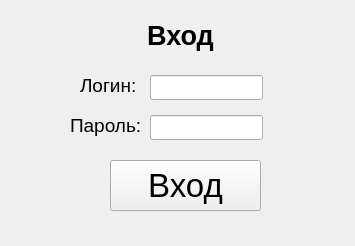
<?xml version="1.0" encoding="UTF-8"?>
<ui version="4.0">
 <class>Form</class>
 <widget class="QWidget" name="Form">
  <property name="geometry">
   <rect>
    <x>0</x>
    <y>0</y>
    <width>355</width>
    <height>246</height>
   </rect>
  </property>
  <property name="windowTitle">
   <string>Form</string>
  </property>
  <widget class="QLabel" name="label">
   <property name="geometry">
    <rect>
     <x>10</x>
     <y>20</y>
     <width>341</width>
     <height>31</height>
    </rect>
   </property>
   <property name="sizePolicy">
    <sizepolicy hsizetype="Fixed" vsizetype="Fixed">
     <horstretch>0</horstretch>
     <verstretch>0</verstretch>
    </sizepolicy>
   </property>
   <property name="font">
    <font>
     <pointsize>20</pointsize>
     <weight>75</weight>
     <bold>true</bold>
    </font>
   </property>
   <property name="text">
    <string>Вход</string>
   </property>
   <property name="alignment">
    <set>Qt::AlignCenter</set>
   </property>
  </widget>
  <widget class="QLineEdit" name="login_edit">
   <property name="geometry">
    <rect>
     <x>150</x>
     <y>75</y>
     <width>113</width>
     <height>25</height>
    </rect>
   </property>
   <property name="font">
    <font>
     <pointsize>14</pointsize>
    </font>
   </property>
  </widget>
  <widget class="QLabel" name="password_label">
   <property name="geometry">
    <rect>
     <x>70</x>
     <y>110</y>
     <width>71</width>
     <height>31</height>
    </rect>
   </property>
   <property name="font">
    <font>
     <pointsize>14</pointsize>
    </font>
   </property>
   <property name="text">
    <string>Пароль:</string>
   </property>
  </widget>
  <widget class="QLabel" name="login_label">
   <property name="geometry">
    <rect>
     <x>80</x>
     <y>70</y>
     <width>61</width>
     <height>31</height>
    </rect>
   </property>
   <property name="font">
    <font>
     <pointsize>14</pointsize>
    </font>
   </property>
   <property name="text">
    <string>Логин:</string>
   </property>
  </widget>
  <widget class="QLineEdit" name="password_edit">
   <property name="geometry">
    <rect>
     <x>150</x>
     <y>115</y>
     <width>113</width>
     <height>25</height>
    </rect>
   </property>
   <property name="font">
    <font>
     <pointsize>14</pointsize>
    </font>
   </property>
   <property name="echoMode">
    <enum>QLineEdit::Password</enum>
   </property>
  </widget>
  <widget class="QPushButton" name="enterButton">
   <property name="geometry">
    <rect>
     <x>110</x>
     <y>160</y>
     <width>151</width>
     <height>51</height>
    </rect>
   </property>
   <property name="font">
    <font>
     <pointsize>25</pointsize>
    </font>
   </property>
   <property name="text">
    <string>Вход</string>
   </property>
  </widget>
  <widget class="QLabel" name="error_label">
   <property name="geometry">
    <rect>
     <x>10</x>
     <y>220</y>
     <width>341</width>
     <height>21</height>
    </rect>
   </property>
   <property name="font">
    <font>
     <pointsize>11</pointsize>
    </font>
   </property>
   <property name="text">
    <string/>
   </property>
   <property name="alignment">
    <set>Qt::AlignCenter</set>
   </property>
  </widget>
 </widget>
 <resources/>
 <connections/>
</ui>
